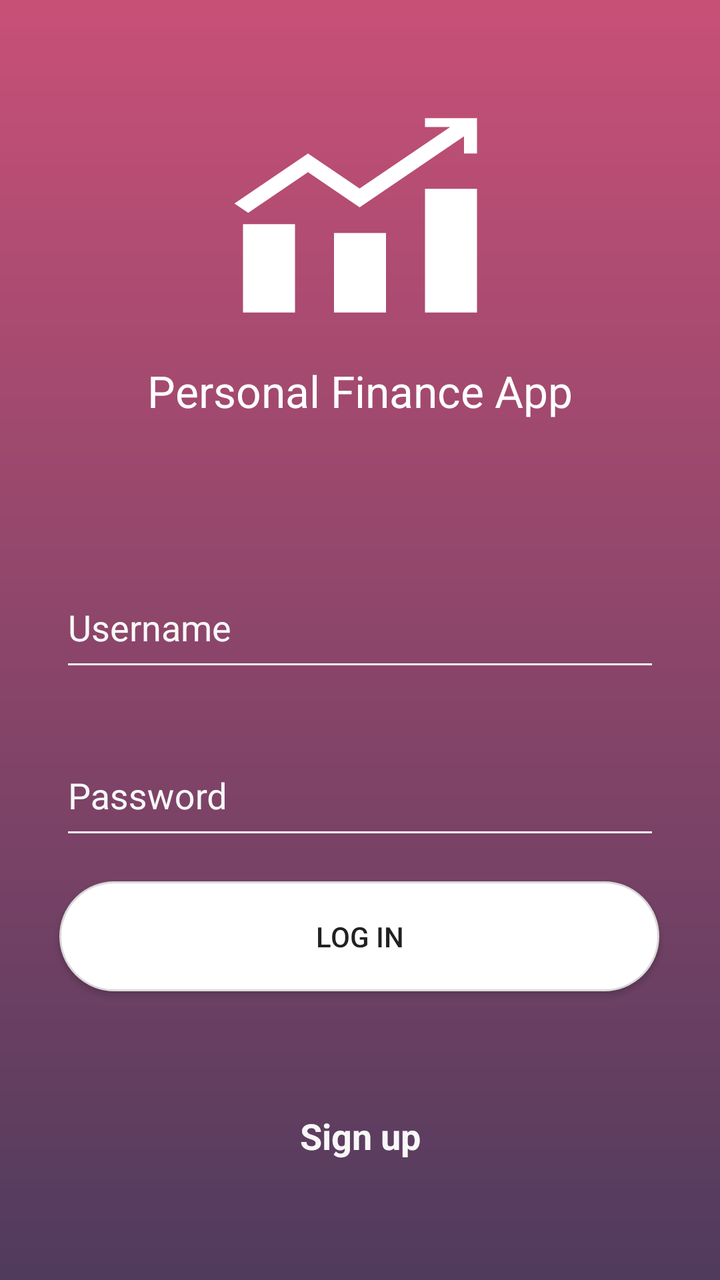
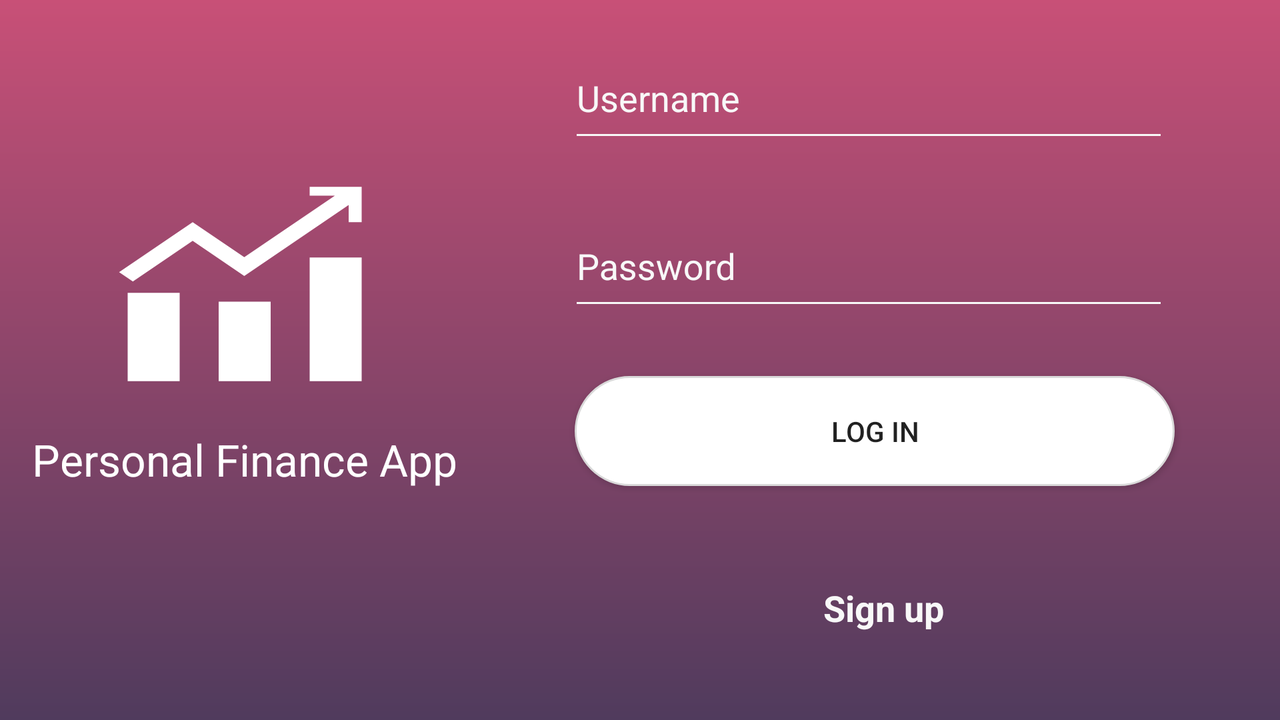

An Android layout and its configuration variant, each rendered on a device that would load it. The default file and the variant file are quoted in full after the pictures.
<!-- AndroidManifest.xml: application theme AppTheme -->
<!-- res/layout/fragment_login.xml -->
<?xml version="1.0" encoding="utf-8"?>

<android.support.constraint.ConstraintLayout xmlns:android="http://schemas.android.com/apk/res/android"
    xmlns:app="http://schemas.android.com/apk/res-auto"
    xmlns:tools="http://schemas.android.com/tools"
    android:id="@+id/login_view"
    android:layout_width="match_parent"
    android:layout_height="match_parent"
    android:background="@drawable/login_bg"
    android:focusableInTouchMode="true"
    tools:context="com.example.benjo.personalfinanceapp.login.authentication.LoginActivity">

    <TextView
        android:id="@+id/login_tv_top"
        android:layout_width="wrap_content"
        android:layout_height="wrap_content"
        android:layout_marginBottom="8dp"
        android:drawablePadding="20dp"
        android:drawableTop="@drawable/ic_finance_login"
        android:text="@string/login_title"
        android:theme="@style/HeadlineText"
        app:layout_constraintBottom_toTopOf="@+id/login_credentials"
        app:layout_constraintEnd_toEndOf="parent"
        app:layout_constraintStart_toStartOf="parent"
        app:layout_constraintTop_toTopOf="parent" />

    <include
        android:id="@+id/login_credentials"
        layout="@layout/credentials"
        android:layout_width="0dp"
        android:layout_height="wrap_content"
        android:layout_marginBottom="8dp"
        android:layout_marginEnd="8dp"
        android:layout_marginStart="8dp"
        app:layout_constraintBottom_toTopOf="@+id/login_btn"
        app:layout_constraintEnd_toEndOf="parent"
        app:layout_constraintStart_toStartOf="parent" />

    <Button
        android:id="@+id/login_btn"
        android:layout_width="300sp"
        android:layout_height="55sp"
        android:layout_marginBottom="60dp"
        android:layout_marginTop="8dp"
        android:background="@drawable/btn_login_selector"
        android:text="@string/login_btn"
        app:layout_constraintBottom_toTopOf="@+id/login_tv_signup"
        app:layout_constraintEnd_toEndOf="parent"
        app:layout_constraintHorizontal_bias="0.494"
        app:layout_constraintStart_toStartOf="parent" />

    <TextView
        android:id="@+id/login_tv_signup"
        android:layout_width="wrap_content"
        android:layout_height="wrap_content"
        android:layout_marginBottom="60dp"
        android:text="@string/login_register"
        android:textColor="@color/transparent_white"
        android:textSize="@dimen/text_size_medium"
        android:textStyle="bold"
        app:layout_constraintBottom_toBottomOf="parent"
        app:layout_constraintEnd_toEndOf="parent"
        app:layout_constraintStart_toStartOf="parent" />
</android.support.constraint.ConstraintLayout>
<!-- res/layout/credentials.xml (included above) -->
<?xml version="1.0" encoding="utf-8"?>

<android.support.constraint.ConstraintLayout xmlns:android="http://schemas.android.com/apk/res/android"
    xmlns:app="http://schemas.android.com/apk/res-auto"
    android:layout_width="match_parent"
    android:layout_height="wrap_content">

    <android.support.design.widget.TextInputLayout
        android:id="@+id/input_layout_username"
        android:layout_width="300sp"
        android:layout_height="60sp"
        android:layout_marginBottom="24dp"
        android:layout_marginEnd="8dp"
        android:layout_marginStart="8dp"
        android:layout_marginTop="8dp"
        android:textColorHint="@color/transparent_white"
        app:hintTextAppearance="@style/HintTextAppearance"
        app:layout_constraintBottom_toTopOf="@+id/input_layout_password"
        app:layout_constraintEnd_toEndOf="parent"
        app:layout_constraintStart_toStartOf="parent"
        app:layout_constraintTop_toTopOf="parent"
        app:layout_constraintVertical_bias="1.0">

        <EditText
            android:id="@+id/credentials_username"
            android:layout_width="match_parent"
            android:layout_height="wrap_content"
            android:hint="@string/hint_username"
            android:inputType="textEmailAddress"
            android:textColor="@color/white"
            android:theme="@style/CredentialText" />
    </android.support.design.widget.TextInputLayout>

    <android.support.design.widget.TextInputLayout
        android:id="@+id/input_layout_password"
        android:layout_width="300sp"
        android:layout_height="60sp"
        android:layout_marginBottom="8dp"
        android:layout_marginEnd="8dp"
        android:layout_marginStart="8dp"
        android:textColorHint="@color/transparent_white"
        app:hintTextAppearance="@style/HintTextAppearance"
        app:layout_constraintBottom_toBottomOf="parent"
        app:layout_constraintEnd_toEndOf="parent"
        app:layout_constraintStart_toStartOf="parent">

        <EditText
            android:id="@+id/credentials_password"
            android:layout_width="match_parent"
            android:layout_height="wrap_content"
            android:hint="@string/hint_password"
            android:inputType="textPassword"
            android:textColor="@color/white"
            android:theme="@style/CredentialText" />
    </android.support.design.widget.TextInputLayout>

</android.support.constraint.ConstraintLayout>
<!-- resources referenced by this layout -->
<resources>
  <color name="transparent_white">#F8F8F8</color>
  <color name="white">#FFFFFF</color>
  <dimen name="text_size_medium">18sp</dimen>
  <!-- drawable btn_login_selector (drawable) -->
  <?xml version="1.0" encoding="utf-8"?>
  
  <selector xmlns:android="http://schemas.android.com/apk/res/android">
  
      <item android:drawable="@drawable/btn_login_pressed" android:state_pressed="true"/>
      <item android:drawable="@drawable/btn_login_unpressed"/>
  
  </selector>
  <!-- drawable ic_finance_login (drawable) -->
  <vector xmlns:android="http://schemas.android.com/apk/res/android"
      android:width="156sp"
      android:height="106sp"
      android:viewportHeight="24"
      android:viewportWidth="24">
      <path
          android:fillColor="#FFFFFF"
          android:pathData="M3,13H7V23H3V13M10,14H14V23H10V14M17,9H21V23H17V9M17,1H21V5H20V3.06L11.97,11.09L8,7.12L3.4,11.72L2.34,10.66L8,5L11.97,8.97L18.94,2H17V1Z" />
  </vector>
  <!-- drawable login_bg (drawable) -->
  <?xml version="1.0" encoding="utf-8"?>
  
  <shape xmlns:android="http://schemas.android.com/apk/res/android"
      android:shape="rectangle">
      <gradient
          android:angle="90"
          android:endColor="#c85077"
          android:startColor="#503B5D"
  
          android:type="linear" />
  </shape>
  <string name="hint_password">Password</string>
  <string name="hint_username">Username</string>
  <string name="login_btn">Log in</string>
  <string name="login_register">Sign up</string>
  <string name="login_title">Personal Finance App</string>
  <style name="CredentialText">
          <item name="android:backgroundTint">@color/transparent_white</item>
          <item name="android:cursorVisible">false</item>
          <item name="android:paddingBottom">15dp</item>
          <item name="android:textColor">@color/white</item>
      </style>
  <style name="HeadlineText">
          <item name="android:textColor">@color/white</item>
          <item name="android:textSize">@dimen/text_size_large</item>
      </style>
  <style name="HintTextAppearance" parent="TextAppearance.AppCompat">
          <item name="android:textColor">@color/white</item>
      </style>
  <style name="AppTheme" parent="Theme.AppCompat.Light.NoActionBar">
          <item name="colorPrimary">@color/colorPrimary</item>
          <item name="colorPrimaryDark">@color/colorPrimaryDark</item>
          <item name="colorAccent">@color/colorAccent</item>
          <item name="android:windowBackground">@drawable/login_bg</item>
      </style>
  <!-- drawable btn_login_pressed (drawable) -->
  <?xml version="1.0" encoding="utf-8"?>
  
  <shape xmlns:android="http://schemas.android.com/apk/res/android"
      android:shape="rectangle">
  
      <stroke
          android:width="1dp"
          android:color="#d9d9d9" />
  
      <corners android:radius="100dp" />
  
      <padding
          android:bottom="10dp"
          android:left="20dp"
          android:right="20dp"
          android:top="10dp" />
  
      <solid android:color="@color/transparent_white" />
  
  </shape>
  <!-- drawable btn_login_unpressed (drawable) -->
  <?xml version="1.0" encoding="utf-8"?>
  
  <shape xmlns:android="http://schemas.android.com/apk/res/android"
      android:shape="rectangle">
  
      <stroke
          android:width="1dp"
          android:color="#d9d9d9" />
  
      <corners android:radius="100dp" />
  
      <padding
          android:bottom="10dp"
          android:left="20dp"
          android:right="20dp"
          android:top="10dp" />
  
      <solid android:color="@color/white" />
  
  </shape>
  <dimen name="text_size_large">22sp</dimen>
  <color name="colorPrimary">#212121</color>
  <color name="colorPrimaryDark">#c85077</color>
  <color name="colorAccent">#c85077</color>
</resources>
<!-- res/layout-land/fragment_login.xml (the author's variant of the layout above) -->
<!-- drawn on the phone turned sideways -->
<?xml version="1.0" encoding="utf-8"?>

<android.support.constraint.ConstraintLayout xmlns:android="http://schemas.android.com/apk/res/android"
    xmlns:app="http://schemas.android.com/apk/res-auto"
    xmlns:tools="http://schemas.android.com/tools"
    android:id="@+id/login_view"
    android:layout_width="match_parent"
    android:layout_height="match_parent"
    android:background="@drawable/login_bg"
    android:focusableInTouchMode="true"
    tools:context="com.example.benjo.personalfinanceapp.login.authentication.LoginActivity">

    <TextView
        android:id="@+id/login_tv_top"
        android:layout_width="wrap_content"
        android:layout_height="wrap_content"
        android:layout_marginBottom="8dp"
        android:layout_marginStart="16dp"
        android:layout_marginTop="8dp"
        android:drawablePadding="20dp"
        android:drawableTop="@drawable/ic_finance_login"
        android:text="@string/login_title"
        android:theme="@style/HeadlineText"
        app:layout_constraintBottom_toBottomOf="parent"
        app:layout_constraintStart_toStartOf="parent"
        app:layout_constraintTop_toTopOf="parent"
        app:layout_constraintVertical_bias="0.429" />

    <include
        android:id="@+id/login_credentials"
        layout="@layout/credentials"
        android:layout_width="0dp"
        android:layout_height="wrap_content"
        android:layout_marginEnd="8dp"
        android:layout_marginStart="8dp"
        android:layout_marginTop="8dp"
        app:layout_constraintEnd_toEndOf="parent"
        app:layout_constraintStart_toEndOf="@+id/login_tv_top"
        app:layout_constraintTop_toTopOf="parent" />

    <Button
        android:id="@+id/login_btn"
        android:layout_width="300sp"
        android:layout_height="55sp"
        android:layout_marginEnd="16dp"
        android:layout_marginStart="8dp"
        android:layout_marginTop="20dp"
        android:background="@drawable/btn_login_selector"
        android:text="@string/login_btn"
        app:layout_constraintEnd_toEndOf="parent"
        app:layout_constraintHorizontal_bias="0.58"
        app:layout_constraintStart_toEndOf="@+id/login_tv_top"
        app:layout_constraintTop_toBottomOf="@+id/login_credentials" />

    <TextView
        android:id="@+id/login_tv_signup"
        android:layout_width="wrap_content"
        android:layout_height="wrap_content"
        android:layout_marginBottom="8dp"
        android:layout_marginEnd="8dp"
        android:layout_marginStart="8dp"
        android:layout_marginTop="8dp"
        android:text="@string/login_register"
        android:textColor="@color/transparent_white"
        android:textSize="@dimen/text_size_medium"
        android:textStyle="bold"
        app:layout_constraintBottom_toBottomOf="parent"
        app:layout_constraintEnd_toEndOf="parent"
        app:layout_constraintHorizontal_bias="0.716"
        app:layout_constraintStart_toStartOf="parent"
        app:layout_constraintTop_toBottomOf="@+id/login_btn"
        app:layout_constraintVertical_bias="0.529" />
</android.support.constraint.ConstraintLayout>
